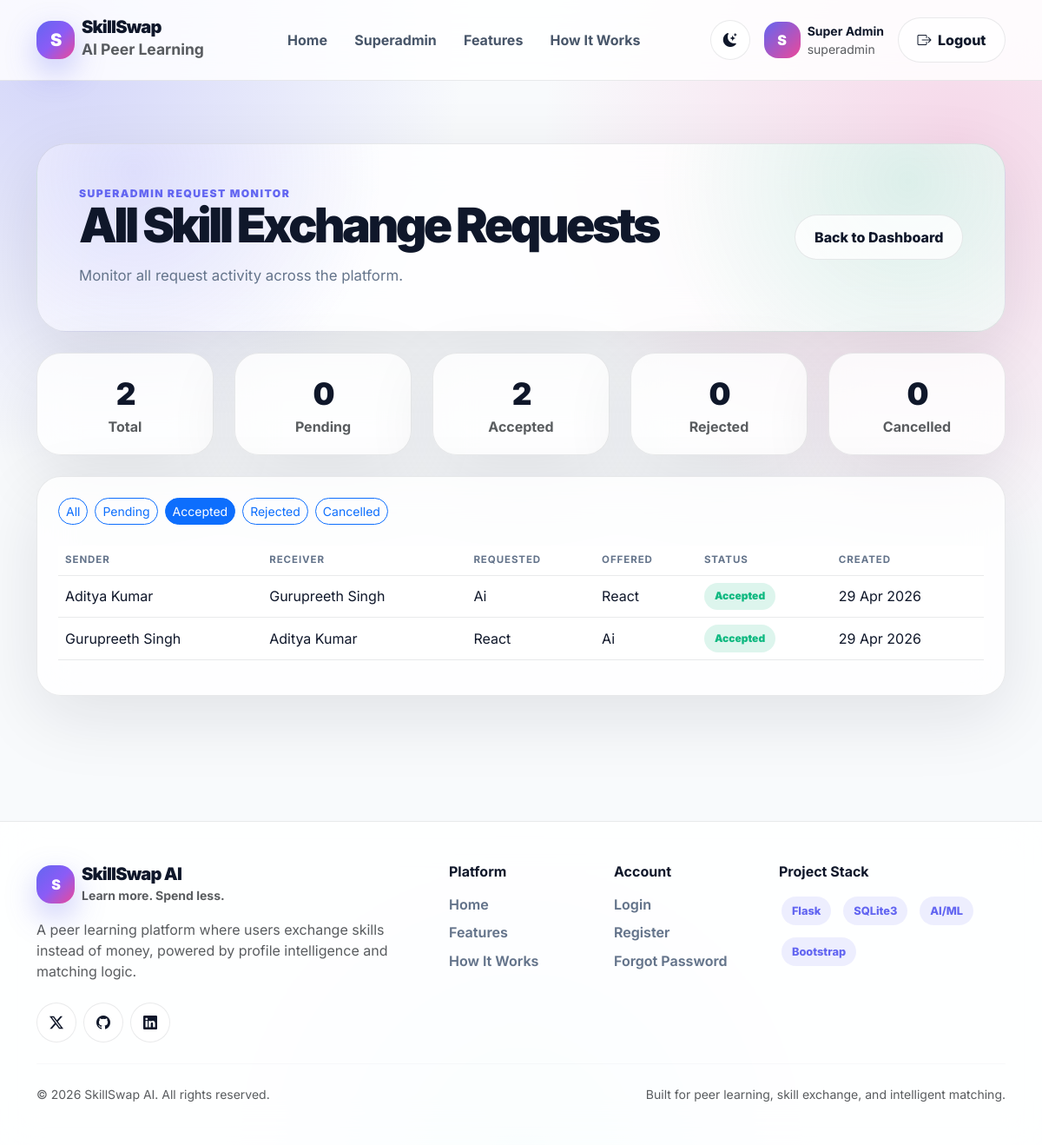
The app's page /admin/requests?status=accepted (signed in) with its own data.
### app.py (models this page shows)
class SkillExchangeRequest(db.Model):
    id = db.Column(db.Integer, primary_key=True)
    sender_id = db.Column(db.Integer, db.ForeignKey("user.id"), nullable=False)
    receiver_id = db.Column(db.Integer, db.ForeignKey("user.id"), nullable=False)
    requested_skill = db.Column(db.String(150), nullable=False)
    offered_skill = db.Column(db.String(150), nullable=False)
    message = db.Column(db.Text, nullable=True)
    status = db.Column(db.String(50), default="pending")
    created_at = db.Column(db.DateTime, default=datetime.utcnow)
    responded_at = db.Column(db.DateTime, nullable=True)
    sender = db.relationship("User", foreign_keys=[sender_id], backref="sent_requests")
    receiver = db.relationship("User", foreign_keys=[receiver_id], backref="received_requests")

class User(db.Model):
    id = db.Column(db.Integer, primary_key=True)
    full_name = db.Column(db.String(120), nullable=False)
    email = db.Column(db.String(150), unique=True, nullable=False)
    password = db.Column(db.String(255), nullable=False)
    role = db.Column(db.String(50), default="user")
    skills_offered = db.Column(db.String(255), default="")
    skills_wanted = db.Column(db.String(255), default="")
    reset_token = db.Column(db.String(255), nullable=True)
    created_at = db.Column(db.DateTime, default=datetime.utcnow)

### app.py (the view)
@app.route("/admin/requests")
def admin_requests():
    if not login_required():
        flash("Please login first.", "danger")
        return redirect(url_for("login"))
    if not superadmin_required():
        flash("Access denied. Superadmin only.", "danger")
        return redirect(url_for("user_dashboard"))
    status_filter = request.args.get("status", "all")
    query = SkillExchangeRequest.query
    if status_filter in ["pending", "accepted", "rejected", "cancelled"]:
        query = query.filter_by(status=status_filter)
    all_requests = query.order_by(SkillExchangeRequest.created_at.desc()).all()
    request_stats = get_platform_request_stats()
    return render_template(
        "admin_requests.html",
        all_requests=all_requests,
        request_stats=request_stats,
        status_filter=status_filter
    )

### app.py (called while the page is built)
def login_required():
    return "user_id" in session

def superadmin_required():
    return session.get("role") == "superadmin"

def get_platform_request_stats():
    return {
        "total_requests": SkillExchangeRequest.query.count(),
        "pending_requests": SkillExchangeRequest.query.filter_by(status="pending").count(),
        "accepted_requests": SkillExchangeRequest.query.filter_by(status="accepted").count(),
        "rejected_requests": SkillExchangeRequest.query.filter_by(status="rejected").count(),
        "cancelled_requests": SkillExchangeRequest.query.filter_by(status="cancelled").count(),
    }

### templates/admin_requests.html (shortened to what this page needs)
{% extends "base.html" %}
{% block content %}
<section class="request-page-section"><div class="container"><div class="request-hero-card mb-4"><div class="d-flex flex-column flex-lg-row justify-content-between gap-3 align-items-lg-center"><div><div class="section-eyebrow">Superadmin Request Monitor</div><h1 class="request-title">All Skill Exchange Requests</h1><p class="section-subtitle mb-0">Monitor all request activity across the platform.</p></div><a href="{{ url_for('superadmin_dashboard') }}" class="premium-btn premium-btn-soft">Back to Dashboard</a></div></div><div class="row g-4 mb-4"><div class="col-md"><div class="request-stat-card"><div class="stat-number">{{ request_stats.total_requests }}</div><div class="text-muted fw-bold">Total</div></div></div><div class="col-md"><div class="request-stat-card"><div class="stat-number">{{ request_stats.pending_requests }}</div><div class="text-muted fw-bold">Pending</div></div></div><div class="col-md"><div class="request-stat-card"><div class="stat-number">{{ request_stats.accepted_requests }}</div><div class="text-muted fw-bold">Accepted</div></div></div><div class="col-md"><div class="request-stat-card"><div class="stat-number">{{ request_stats.rejected_requests }}</div><div class="text-muted fw-bold">Rejected</div></div></div><div class="col-md"><div class="request-stat-card"><div class="stat-number">{{ request_stats.cancelled_requests }}</div><div class="text-muted fw-bold">Cancelled</div></div></div></div><div class="request-panel"><div class="d-flex gap-2 flex-wrap mb-4">{% for s in ['all','pending','accepted','rejected','cancelled'] %}<a href="{{ url_for('admin_requests', status=s) }}" class="btn btn-sm rounded-pill {% if status_filter == s %}btn-primary{% else %}btn-outline-primary{% endif %}">{{ s.title() }}</a>{% endfor %}</div><div class="table-responsive"><table class="table align-middle"><thead><tr><th>Sender</th><th>Receiver</th><th>Requested</th><th>Offered</th><th>Status</th><th>Created</th></tr></thead><tbody>{% for req in all_requests %}<tr><td>{{ req.sender.full_name }}</td><td>{{ req.receiver.full_name }}</td><td>{{ req.requested_skill }}</td><td>{{ req.offered_skill }}</td><td><span class="request-status status-{{ req.status }}">{{ req.status }}</span></td><td>{{ req.created_at.strftime('%d %b %Y') }}</td></tr>{% endfor %}</tbody></table></div>{% if not all_requests %}<div class="request-empty-state"><h5 class="fw-black mt-3">No requests found</h5><p class="text-muted mb-0">No request records match this filter.</p></div>{% endif %}</div></div></section>
{% endblock %}

### static/css/style.css (style rules this page uses)
:root { --bg-main: #f8fafc; --bg-soft: #eef2ff; --bg-card: rgba(255, 255, 255, 0.78); --bg-card-solid: #ffffff; --bg-nav: rgba(255, 255, 255, 0.84); --text-main: #0f172a; --text-soft: #475569; --text-muted: #64748b; --border-soft: rgba(15, 23, 42, 0.09); --shadow-soft: 0 24px 80px rgba(15, 23, 42, 0.10); --shadow-hover: 0 30px 90px rgba(15, 23, 42, 0.16); --primary: #6366f1; --primary-dark: #4f46e5; --secondary: #8b5cf6; --accent: #ec4899; --success: #10b981; --warning: #f59e0b; --danger: #ef4444; --info: #06b6d4; }
* { box-sizing: border-box; }
html { scroll-behavior: smooth; }
body { min-height: 100vh; margin: 0; font-family: "Inter", system-ui, -apple-system, BlinkMacSystemFont, "Segoe UI", sans-serif; color: var(--text-main); background: radial-gradient(circle at 5% 4%, rgba(99,102,241,0.25), transparent 28%), radial-gradient(circle at 92% 12%, rgba(236,72,153,0.19), transparent 30%), radial-gradient(circle at 50% 100%, rgba(6,182,212,0.10), transparent 24%), var(--bg-main); overflow-x: hidden; }
a { text-decoration: none; }
.premium-btn { border-radius: 999px; padding: 0.8rem 1.35rem; font-weight: 800; border: 0; transition: 0.2s ease; }
.premium-btn-soft { color: var(--text-main); background: var(--bg-card); border: 1px solid var(--border-soft); }
.section-eyebrow { color: var(--primary); font-weight: 900; letter-spacing: 0.12em; font-size: 0.76rem; text-transform: uppercase; }
.section-subtitle { color: var(--text-muted); font-size: 1.05rem; line-height: 1.8; }
.stat-number { font-size: 2.2rem; font-weight: 950; letter-spacing: -0.06em; }
.table { color: var(--text-main); }
.table thead th { color: var(--text-muted); text-transform: uppercase; letter-spacing: 0.08em; font-size: 0.72rem; border-bottom: 1px solid var(--border-soft); }
.table tbody td { color: var(--text-main); border-bottom: 1px solid var(--border-soft); vertical-align: middle; }
.request-page-section { padding:3rem 0 5rem }
.request-hero-card { border-radius:34px;padding:clamp(1.5rem,4vw,3rem);background:radial-gradient(circle at 10% 15%,rgba(99,102,241,.18),transparent 28%),radial-gradient(circle at 90% 20%,rgba(16,185,129,.14),transparent 28%),var(--bg-card);border:1px solid var(--border-soft);box-shadow:var(--shadow-soft);backdrop-filter:blur(22px) }
.request-title { font-size:clamp(2rem,4.6vw,4.3rem);line-height:.98;letter-spacing:-.065em;font-weight:950;margin-bottom:1rem }
.request-user-card,.request-panel,.request-stat-card,.request-dashboard-box { background:var(--bg-card);border:1px solid var(--border-soft);border-radius:28px;box-shadow:var(--shadow-soft);backdrop-filter:blur(22px) }
.request-user-card,.request-panel,.request-dashboard-box { padding:1.5rem }
.request-stat-card { padding:1.25rem;text-align:center }
.request-status { display:inline-flex;align-items:center;justify-content:center;padding:.42rem .75rem;border-radius:999px;font-weight:900;text-transform:capitalize;font-size:.75rem }
.status-accepted { background:rgba(16,185,129,.14);color:#10b981 }
.status-approved, .status-accepted { background: rgba(16, 185, 129, 0.14); color: #10b981; }

### records on screen
SkillExchangeRequest: sender.full_name "Aditya Kumar", receiver.full_name "Gurupreeth Singh", requested_skill "Ai", offered_skill "React", status "Accepted", created_at "29 Apr 2026"
SkillExchangeRequest: sender.full_name "Gurupreeth Singh", receiver.full_name "Aditya Kumar", requested_skill "React", offered_skill "Ai", status "Accepted", created_at "29 Apr 2026"

### other values on screen
{{ session.get("full_name", "U")[0] }} "S"
{{ session.get("full_name", "User") }} "Super Admin"
{{ session.get("role", "user") }} "superadmin"
{{ request_stats.total_requests }} "2"
{{ request_stats.pending_requests }} "0"
{{ request_stats.accepted_requests }} "2"
{{ request_stats.rejected_requests }} "0"
{{ request_stats.cancelled_requests }} "0"
{{ s.title() }} "All" "Pending" "Accepted" "Rejected" "Cancelled"
